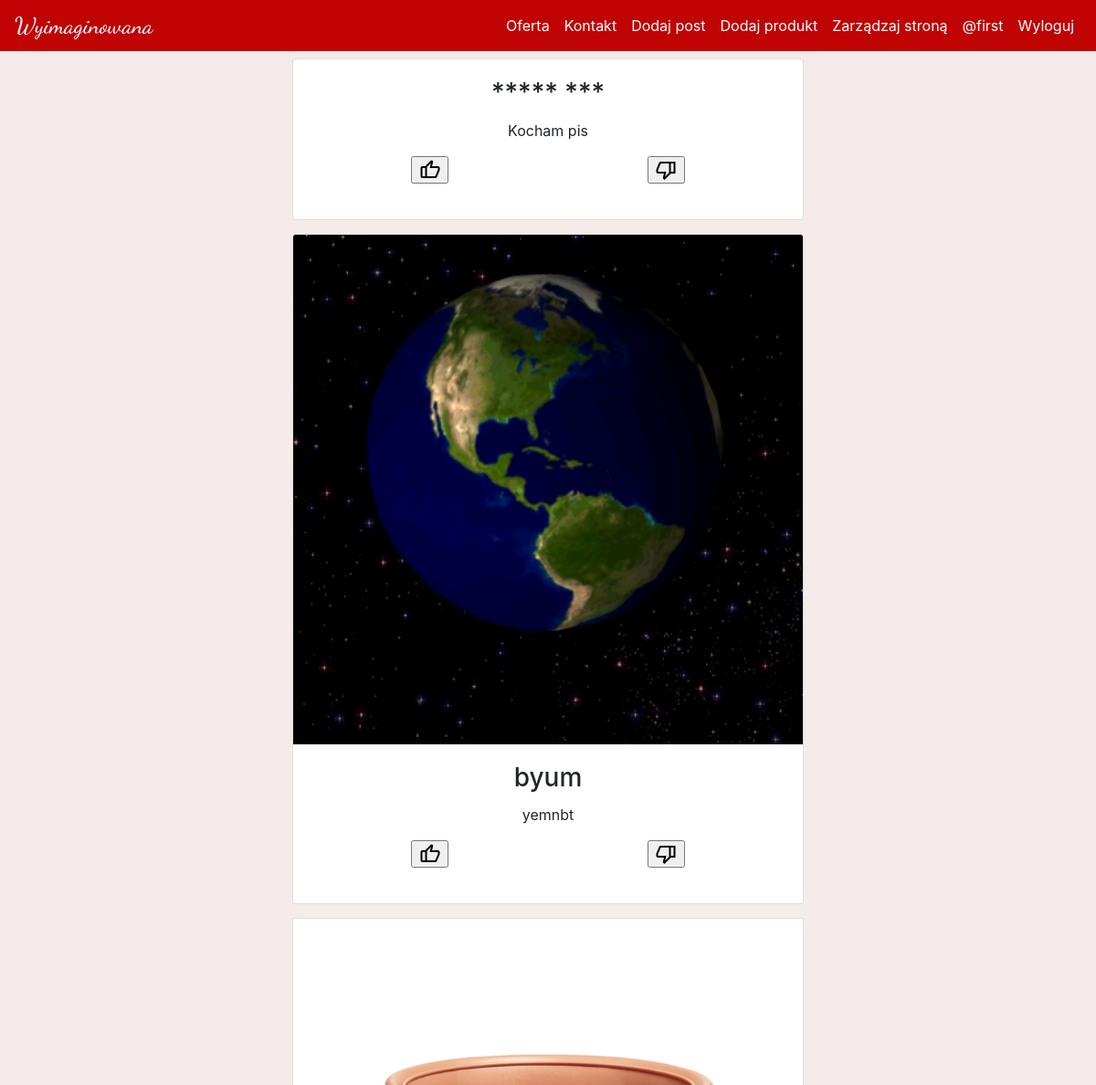
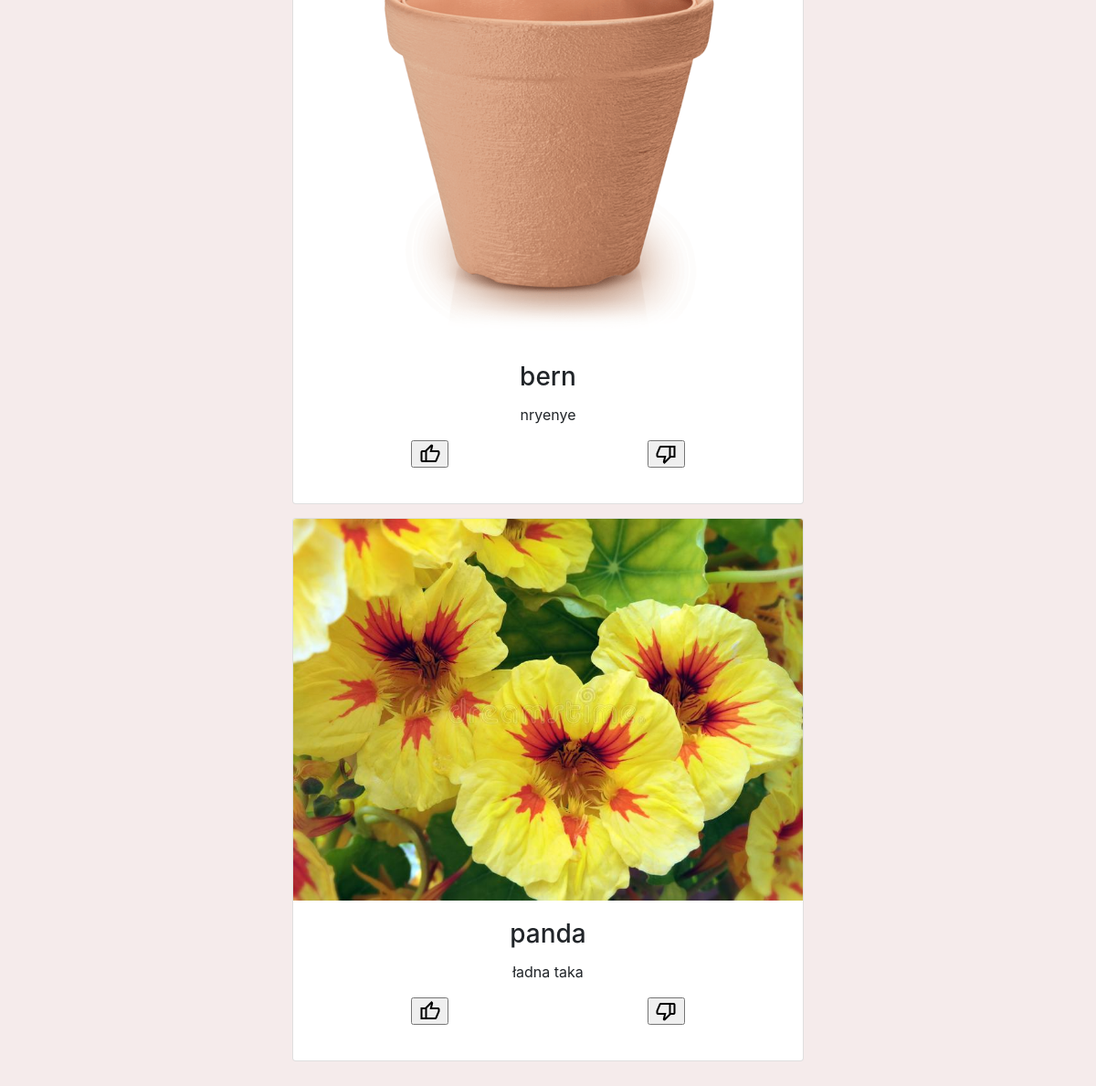
Page / (signed in) on the earlier database version (2 pictures, top to bottom).
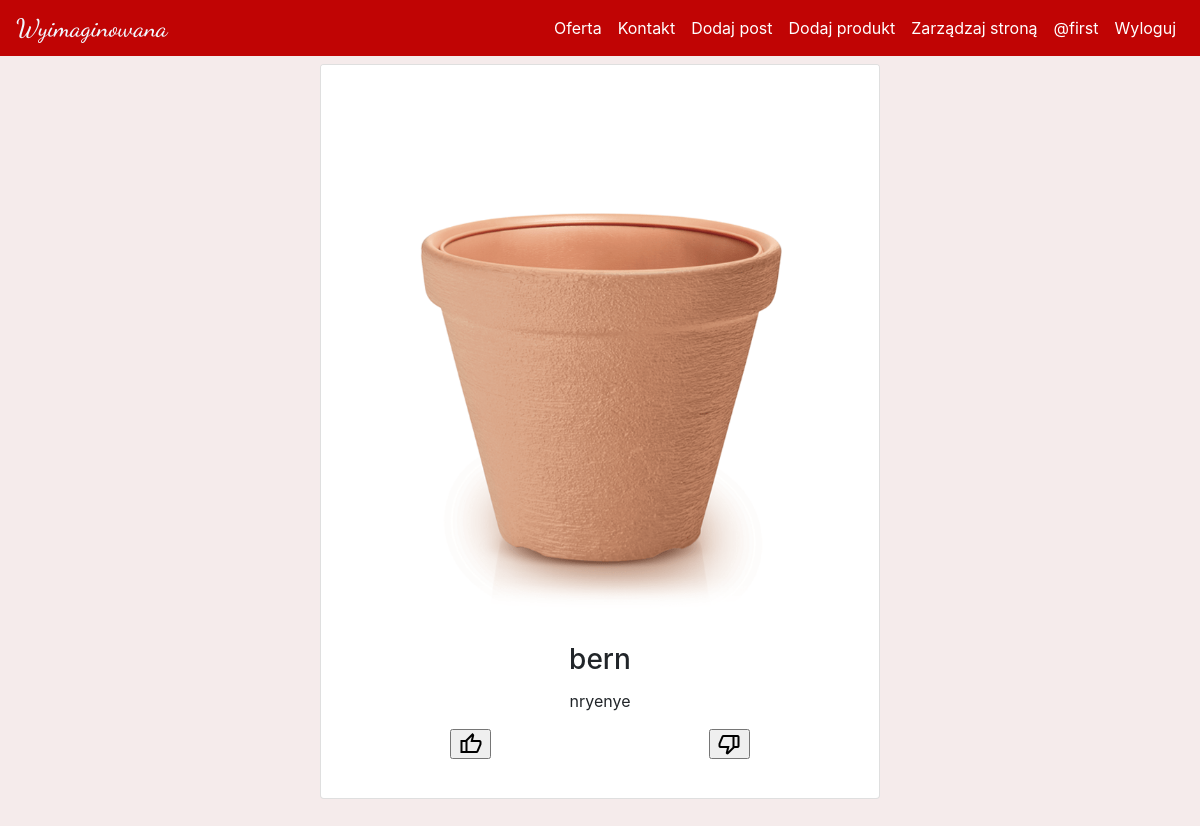
Same page on the later database version.
### kwiaciarnia/models.py (models this page shows, shortened)
class Posts(db.Model):
    id = db.Column(db.Integer(), primary_key=True)
    title = db.Column(db.String())
    body = db.Column(db.Text())
    added = db.Column(db.DateTime(), default=datetime.datetime.now())
    likes = db.Column(db.Integer(), default=0)
    dislikes = db.Column(db.Integer(), default=0)

### kwiaciarnia/routes.py (the view)
@app.route("/")
def home():
    all_posts = Posts.query.order_by(Posts.id.desc())
    likes = Post_likes()
    dislike = Post_dislikes()
    return render_template('home.html', all_posts=all_posts, likes=likes, dislike=dislike)

### kwiaciarnia/models.py (called while the page is built)
@login_manager.user_loader
def load_user(user_id):
    return User.query.get(int(user_id))

### kwiaciarnia/templates/home.html (shortened to what this page needs)
{% extends 'base.html' %}
{% block content %}
<div>
    {% include 'includes/feed.html' %}
</div>
{% endblock %}

### kwiaciarnia/templates/includes/feed.html (shortened to what this page needs)
{% for post in all_posts %}
    <div id="feed">
        <div class="card" style="width: 35rem;">
            <img class="card-img-top" src="static\uploads\posts\{{post.id}}.png" alt="{{post.tittle}}">
            <div class="card-body">
                <h3 class="card-title">{{post.title}}</h3>
                <p class="card-text">{{post.body}}</p>
                <div id="buttons">
                    <div class="button_like buttons_space">
                        {% if current_user.is_authenticated %}
                            <form action="{{ url_for('like_result', pk=post.id) }}" method="post">
                                {% if likes.query.filter_by(post_like=post.id, user_like=current_user.id).first() %}
                                <p>
                                    <span class="material-symbols-rounded">
                                        <input type="submit" value="thumb_up">
                                    </span>
                                </p>
                                {% else %}
                                <p>
                                    <span class="material-symbols-outlined">
                                        <input type="submit" value="thumb_up">
                                    </span>
                                </p>
                                {% endif %}
                            </form>
                        {% endif %}
                    </div>
                    <div class="button_dislike buttons_space">
                        {% if current_user.is_authenticated %}
                            <form action="{{ url_for('dislike_result', pk=post.id) }}" method="post">
                                {% if dislike.query.filter_by(post_dislike=post.id, user_dislike=current_user.id).first(): %}
                                <p>
                                    <span class="material-symbols-rounded">
                                        <input type="submit" value="thumb_down">
                                    </span>
                                </p>
                                {% else %}
                                <p>
                                    <span class="material-symbols-outlined">
                                        <input type="submit" value="thumb_down">
                                    </span>
                                </p>
                                {% endif %}
                            </form>
                        {% endif %}
                    </div>
                </div>
            </div>
        </div>
    </div>
    <div id="feed_spacer"></div>
{% endfor %}

Differences in the rows shown:
removed Posts: title "***** ***", body "Kocham pis"
removed Posts: shows a picture, title "byum", body "yemnbt"
removed Posts: shows a picture, title "panda", body "ładna taka"
